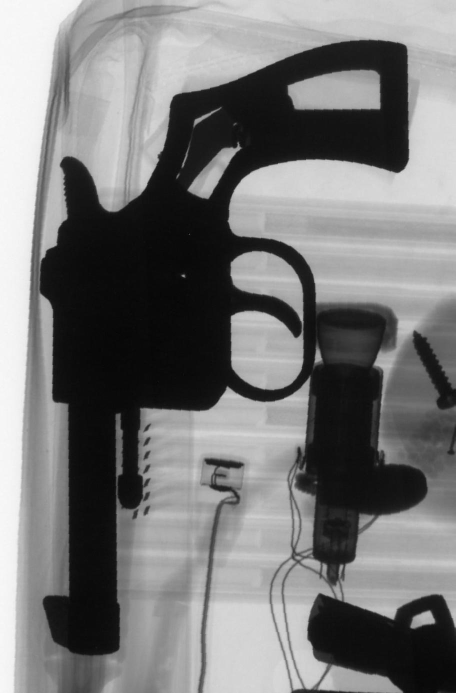
#> input picture listings/images/objects/test/class_0/B0079_0061.jpg, 911 x 1386 px (shown at 1/2 size)
$ python -i segmentation.py   (imports and definitions only)
#> lines starting #> are read from the running program, lines starting #| are printed output that depends on the picture; after the words box and inside, x2 and y2 are one past the last pixel; in counts of white or black regions, pixels touching at a corner belong together
#> further down, picture is the input picture: shape (1386, 911, 3); min 0, max 255, mean 119.7
"""
This module contains all the methods related to images segmentation.

"""

__author__ = 'Christian Pieringer'
__created__ = '2019.12.26'

import numpy as np

from cv2 import MSER_create
from skimage.filters import threshold_otsu, gaussian
from skimage.measure import find_contours
from skimage.morphology import binary_closing
from skimage.morphology import binary_dilation
from skimage.morphology import disk
from skimage.morphology import flood
from skimage.morphology import remove_small_holes, remove_small_objects

from skimage.segmentation import clear_border, find_boundaries
from skimage.measure import label, regionprops

from pyxvis.processing.images import Edge


def seg_bimodal(img, p=-0.1):
    """

    :param img: numpy array for a gray-scale input image.
    :param p: float to denote the offset of threshold with p between -1 and 1. A
                positive value is used to dilate the segmentation, the negative
                to erode.
    :return: a tuple with the binary image and the contour of the mask.

    """
#> called with p = -0.1
    img_d = img.astype('double')
    imax = np.max(img_d.flatten())
#> imax = 255
    imin = np.min(img_d.flatten())
#> imin = 0
    img_j = (img_d - imin) / (imax - imin)  # Image normalization [0, 1]

    ni = int(np.fix(img_j.shape[0] / 4))
#> ni = 346
    nj = int(np.fix(img_j.shape[1] / 4))
#> nj = 227

    # An heuristic method to ensure that the segmented object will
    # be labeled as 1.
    if np.mean(img_j[0:ni, 0:nj].flatten()) > 0.3:
        img_j = 1 - img_j
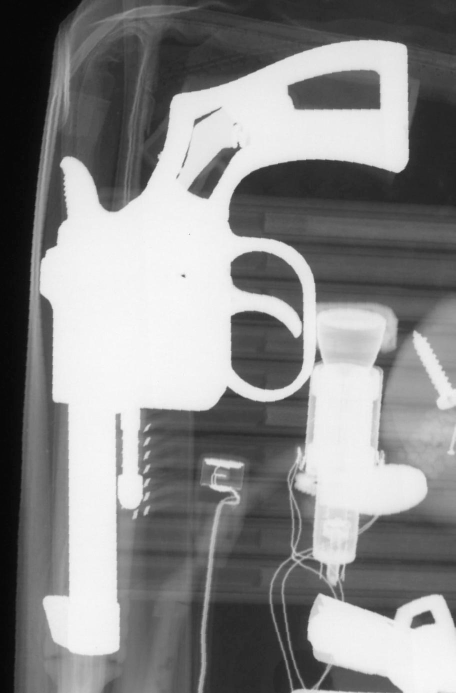
#> img_j: shape (1386, 911, 3) float64 (shown at 1/2 size); min 0, max 1, mean 0.531

    # Transform a double image to unit8
    img_jj = (255 * img_j).astype('uint8')

    # Apply Gaussian filtering to remove noise and compute Otsu thresholding.
    # This step improve the thresholding
    img_jj = gaussian(img_jj, 2.0)
    level = threshold_otsu(img_jj)
#> level = 0.59
    mask = img_jj > (level + p)
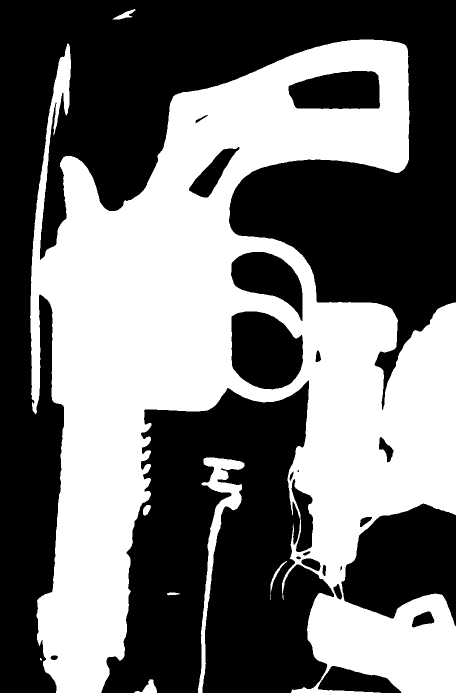
#> mask: shape (1386, 911, 3) bool (shown at 1/2 size); 44.4% white; 9 white regions (2 under 20 px), largest, box (x1, y1, x2, y2) and area: (60, 79, 911, 1386) 550041, (396, 915, 489, 1386) 8430, (269, 1358, 314, 1386) 547

    a = remove_small_objects(mask, np.fix(len(mask.flatten()) / 100))
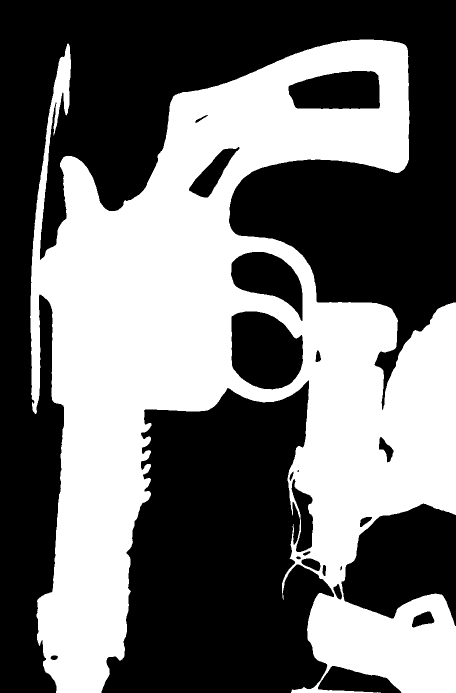
#> a: shape (1386, 911, 3) bool (shown at 1/2 size); 43.6% white; 1 white region, box (x1, y1, x2, y2) and area: (60, 79, 911, 1386) 550041
#> (the run stopped early here; a loop or call above may not have finished)

$ run again, on listings/images/objects/test/class_0/B0079_0065.jpg
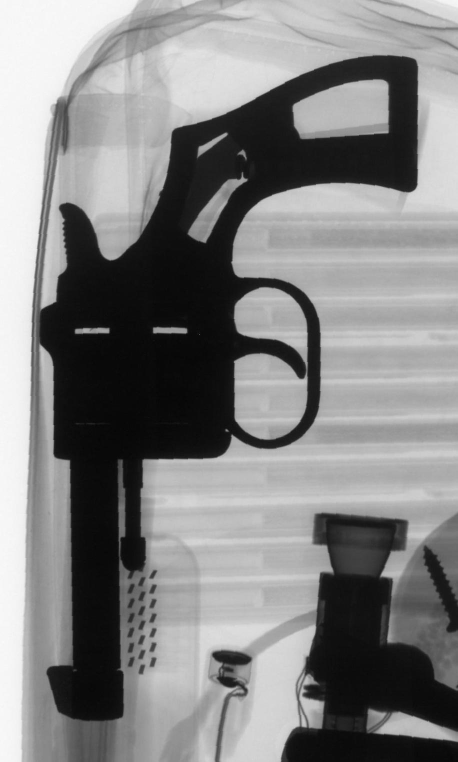
#> input picture listings/images/objects/test/class_0/B0079_0065.jpg, 916 x 1524 px (shown at 1/2 size)
#> picture is the input picture: shape (1524, 916, 3); min 0, max 255, mean 130.9
#> imax = 255
#> imin = 0
#> in seg_bimodal, `img_j = 1 - img_j`:
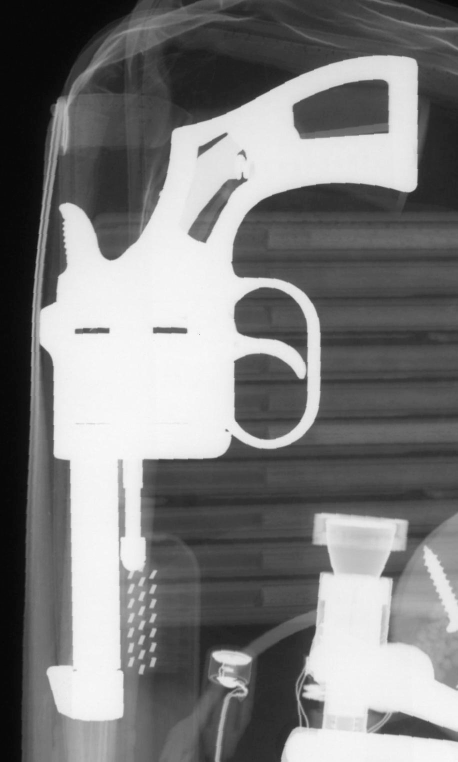
#> img_j: shape (1524, 916, 3) float64 (shown at 1/2 size); min 0, max 1, mean 0.487
#> level = 0.576
#> mask: shape (1524, 916, 3) bool; 38.4% white; 17 white regions (4 under 20 px), largest, box (x1, y1, x2, y2) and area: (63, 109, 837, 1524) 394166, (562, 1024, 916, 1524) 133384, (421, 1300, 505, 1524) 6046
#> in seg_bimodal, `a = remove_small_objects(mask, np.fix(len(mask.flatten()) / 100))`:
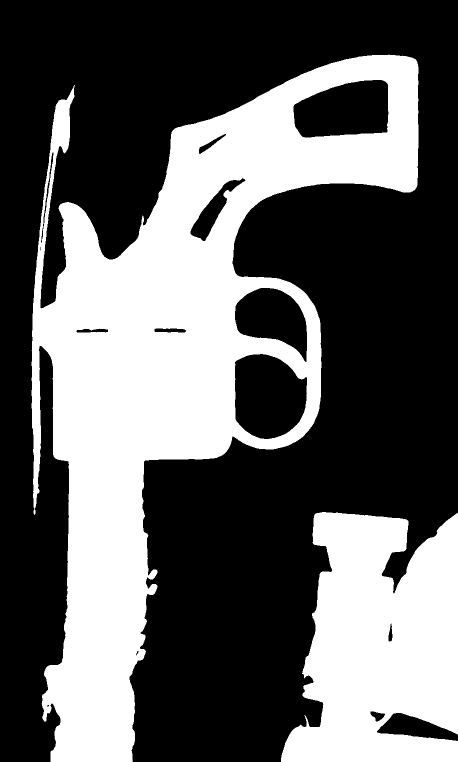
#> a: shape (1524, 916, 3) bool (shown at 1/2 size); 37.8% white; 2 white regions, box (x1, y1, x2, y2) and area: (63, 109, 837, 1524) 394166, (562, 1024, 916, 1524) 133382

$ run again, on listings/images/objects/test/class_0/B0079_0074.jpg
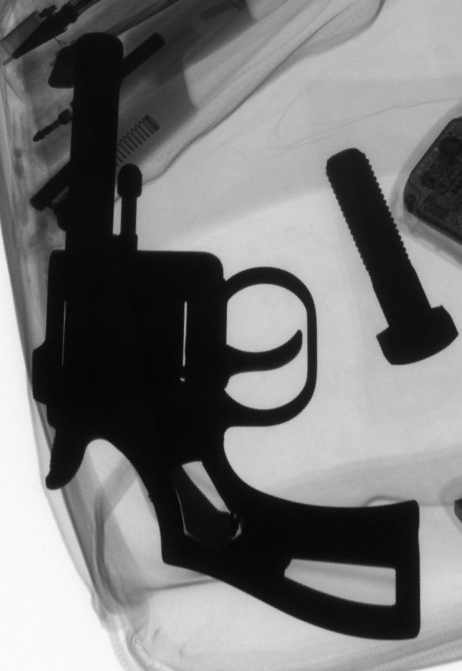
#> input picture listings/images/objects/test/class_0/B0079_0074.jpg, 923 x 1342 px (shown at 1/2 size)
#> picture is the input picture: shape (1342, 923, 3); min 0, max 254, mean 119.8
#> imax = 254
#> imin = 0
#> level = 0.42
#> in seg_bimodal, `mask = img_jj > (level + p)`:
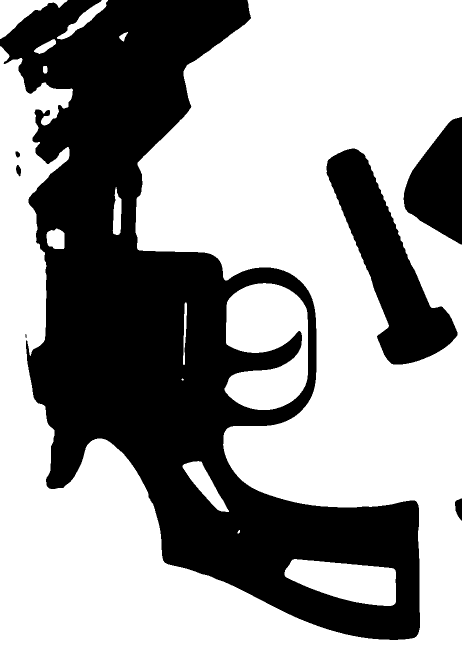
#> mask: shape (1342, 923, 3) bool (shown at 1/2 size); 61.3% white; 7 black regions (1 under 20 px), largest, box (x1, y1, x2, y2) and area: (0, 0, 840, 1280) 417672, (653, 297, 915, 729) 42669, (807, 234, 923, 489) 18911, (910, 997, 923, 1041) 408, (32, 330, 42, 353) 156, (31, 303, 40, 315) 83
#> in seg_bimodal, `a = remove_small_objects(mask, np.fix(len(mask.flatten()) / 100))`:
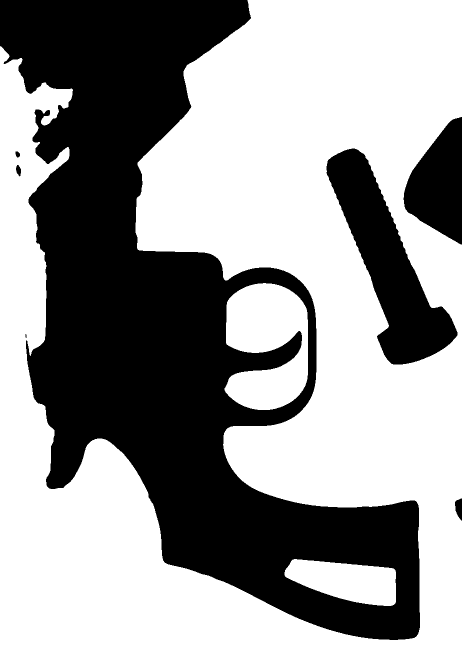
#> a: shape (1342, 923, 3) bool (shown at 1/2 size); 60.2% white; 7 black regions (1 under 20 px), largest, box (x1, y1, x2, y2) and area: (0, 0, 840, 1280) 431139, (653, 297, 915, 729) 42669, (807, 234, 923, 489) 18911, (910, 997, 923, 1041) 408, (32, 330, 42, 353) 156, (31, 303, 40, 315) 83
